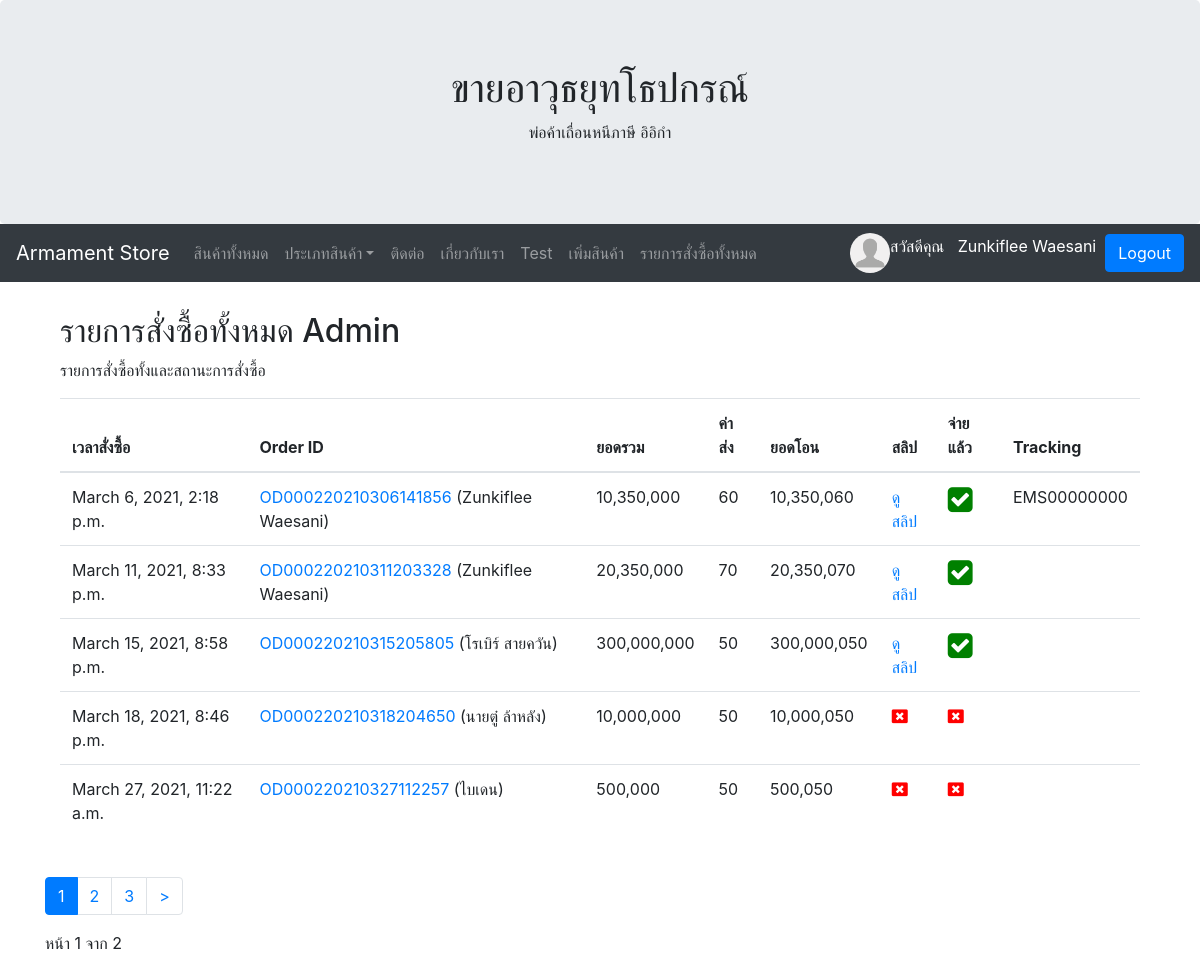
Screenshot of /allorderlist/ (signed in) with the database file from the repository.
### myapp/models.py (models this page shows, shortened)
class Profile(models.Model):
	user = models.OneToOneField(User, on_delete=models.CASCADE)
	photo = models.ImageField(upload_to="protoprofile",null=True, blank=True, default='default.png')
	usertype = models.CharField(max_length=100, default='member')
	cartquan = models.IntegerField(default=0)

class OrderPending(models.Model):
	orderid = models.CharField(max_length=100)
	user = models.ForeignKey(User, on_delete=models.CASCADE)
	name = models.CharField(max_length=100)
	tel = models.CharField(max_length=100)
	address = models.TextField()
	shipping = models.CharField(max_length=100)
	payment = models.CharField(max_length=100)
	other = models.TextField(blank=True, null=True)
	stamp = models.DateTimeField(auto_now_add=True, blank=True, null=True)
	paid = models.BooleanField(default=False)
	slip = models.ImageField(upload_to="slip", null=True, blank=True)
	paymentid = models.CharField(max_length=100, null=True, blank=True)
	sliptime = models.CharField(max_length=100, null=True, blank=True)
	trackingnumber = models.CharField(max_length=100, null=True, blank=True)

### myapp/views.py (the view)
# urls.py: path('allorderlist/', AllOrderListPage, name='allorderlist-page'),
def AllOrderListPage(request):
	context = {}
	order = OrderPending.objects.all()
	for od in order:
		orderid = od.orderid
		odlist = OrderList.objects.filter(orderid=orderid)
		total = sum([ c.total for c in odlist])
		od.total = total
		count = sum([ c.quantity for c in odlist])
		if od.shipping == 'ems':
			shipcost = sum([50 if i == 0 else 10 for i in range(count)])
		else :
			shipcost = sum([30 if i == 0 else 10 for i in range(count)])
		if od.payment == 'cod':
			shipcost += 20
		od.shipcost = shipcost
	paginator = Paginator(order, 5)
	page = request.GET.get('page')
	order = paginator.get_page(page)
	context['allorder'] = order
	return render(request, 'myapp/allorderlist.html', context)

### myapp/template/myapp/allorderlist.html (shortened to what this page needs)
{% extends 'myapp/base.html' %}
{% load humanize %}
{% block content %}
	<div class="container">
	  	<h2>รายการสั่งซื้อทั้งหมด Admin</h2>
	  	<p>รายการสั่งซื้อทั้งและสถานะการสั่งซื้อ</p>
	  	<table class="table">
	    	<thead>
	      	<tr>
		        <th>เวลาสั่งซื้อ</th>
		        <th>Order ID</th>
		        <th>ยอดรวม</th>
		        <th>ค่าส่ง</th>
		        <th>ยอดโอน</th>
		      	<th>สลิป</th>
		      	<th>จ่ายแล้ว</th>
		      	<th>Tracking</th>
	      	</tr>
	    	</thead>
	    <tbody>
	    {% for od in allorder %}
	    	<tr>
		        <td>{{ od.stamp }}</td>
		        <td><a href="{% url 'updatetacking' od.orderid %}">{{ od.orderid }}</a> ({{od.name}})</td>
		     	<td>{{ od.total|intcomma }}</td>
		     	<td>{{ od.shipcost|intcomma }}</td>
		     	<td>{{ od.total|add:od.shipcost|intcomma }}</td>
		        <td>
		        	{% if od.slip %}
		        		<a href="{{od.slip.url}}">ดูสลิป</a>
		        	{% else %}
		        		<i class="fa fa-window-close" style="font-size:16px;color:red;"></i>
		        	{% endif %}
		        </td>
		        <td>
		        	{% if od.paid and od.slip %}
		        		<a href="{% url 'updatestatus' od.orderid 'cancel' %}"><i class="fa fa-check-square" style="font-size:29px;color:green;"></i></a>
		        	{% elif od.paid == False and not od.slip %}
		        	<i class="fa fa-window-close" style="font-size:16px;color:red;"></i>
		        	{% else %}
		        		<a class="btn btn-light" href="{% url 'updatestatus' od.orderid 'confirm' %}"><i class="fa fa-plus-square" style="font-size:16px;color:blue;">ยืนยัน</i></a>
		        	{% endif %}
		        </td>
		        <td>
		        	{% if od.trackingnumber != None %}
		        		{{od.trackingnumber}}
		        	{% endif %}
		        </td>
	      	</tr>
	     {% endfor %}
	    </tbody>
	  </table>
	</div>
	<br>
	<ul class="pagination">
  {% if allorder.has_next and allorder.has_previous != True %}
    <li class="page-item active"><a class="page-link" href="?page={{allorder.number}}">{{allorder.number}}</a></li>
    <li class="page-item"><a class="page-link" href="?page={{allorder.number|add:1}}">{{allorder.number|add:1}}</a></li>
    <li class="page-item"><a class="page-link" href="?page={{allorder.number|add:2}}">{{allorder.number|add:2}}</a></li>
    <li class="page-item"><a class="page-link" href="?page={{allorder.next_page_number}}"> > </a></li>
   {% endif %}
</ul><p> หน้า {{allorder.number}} จาก {{allorder.paginator.num_pages}}</p>
{% endblock content %}

### myapp/template/myapp/base.html (shortened to what this page needs)
<!DOCTYPE html>
<html lang="en">
<head>
  <link rel="stylesheet" href="https://maxcdn.bootstrapcdn.com/bootstrap/4.5.2/css/bootstrap.min.css">
  <link rel="stylesheet" href="https://cdnjs.cloudflare.com/ajax/libs/font-awesome/4.7.0/css/font-awesome.min.css">
</head>
<body>
<div class="jumbotron text-center" style="margin-bottom: 0">
  <h1>ขายอาวุธยุทโธปกรณ์</h1>
  <p>พ่อค้าเถื่อนหนีภาษี อิอิกำ</p>
</div>
 <nav class="navbar navbar-expand-sm bg-dark navbar-dark">
        <a class="navbar-brand" href="{% url 'home-page' %}">Armament Store</a>
        <div class="collapse navbar-collapse" id="collapsibleNavbar">
                      <ul class="navbar-nav mr-auto">
                         <li class="nav-item">
                          <a class="nav-link" href="{% url 'allproduct-page' %}">สินค้าทั้งหมด</a>
                        </li>
                        <li class="nav-item dropdown">
                          <a class="nav-link dropdown-toggle" href="http://example.com" id="dropdown01" data-toggle="dropdown" aria-haspopup="true" aria-expanded="false">ประเภทสินค้า</a>
                        </li>
                        <li class="nav-item">
                          <a class="nav-link" href="{% url 'contact-page' %}">ติดต่อ</a>
                        </li>
                        <li class="nav-item">
                          <a class="nav-link" href="{% url 'about-page' %}">เกี่ยวกับเรา</a>
                        </li>
                        <li class="nav-item">
                          <a class="nav-link" href="{% url 'test-page' %}">Test</a>
                        </li>
                        {% if user.is_authenticated and user.profile.usertype == 'admin' %}
                          <li class="nav-item">
                            <a class="nav-link" href="{% url 'addproduct-page' %}">เพิ่มสินค้า</a>
                            </li>
                          <li class="nav-item">
                            <a class="nav-link" href="{% url 'allorderlist-page' %}">รายการสั่งซื้อทั้งหมด</a>
                          </li>
                          {% endif %}
                      </ul>
                      {% if user.is_authenticated %}
                      <img src="{{user.profile.photo.url}}" width="40" height="40" class="rounded-circle">
                        <p style="color:white; margin-top: 2px">สวัสดีคุณ&nbsp&nbsp {{ user.first_name }} {{user.last_name}}&nbsp&nbsp </p>
                        <a class="btn btn-primary" href="{% url 'logout' %}">Logout</a>
                      {% else %}
                        <a class="btn btn-primary" href="{% url 'register-page' %}">Register</a>&nbsp&nbsp&nbsp
                        <a class="btn btn-primary" href="{% url 'login' %}">Login</a>
                      {% endif %}
        </div>
      </nav>
<div class="container" style="margin-top: 30px">
  {% block content %}
  {% endblock content %}
</div>
</body>
</html>

### rows the page displays
OrderPending: stamp "March 6, 2021, 2:18 p.m.", orderid "OD000220210306141856", name "Zunkiflee Waesani", total "10,350,000", shipcost "60", total|add "10,350,060", paid True (drawn), trackingnumber "EMS00000000"
OrderPending: stamp "March 11, 2021, 8:33 p.m.", orderid "OD000220210311203328", name "Zunkiflee Waesani", total "20,350,000", shipcost "70", total|add "20,350,070", paid True (drawn)
OrderPending: stamp "March 15, 2021, 8:58 p.m.", orderid "OD000220210315205805", name "โรเบิร์ สายควัน", total "300,000,000", shipcost "50", total|add "300,000,050", paid True (drawn)
OrderPending: stamp "March 18, 2021, 8:46 p.m.", orderid "OD000220210318204650", name "นายตู๋ ล้าหลัง", total "10,000,000", shipcost "50", total|add "10,000,050", paid False (drawn)
OrderPending: stamp "March 27, 2021, 11:22 a.m.", orderid "OD000220210327112257", name "ไบเดน", total "500,000", shipcost "50", total|add "500,050", paid False (drawn)

### other values shown
{{ user.first_name }} "Zunkiflee"
{{ user.last_name }} "Waesani"
{{ allorder.number }} "1"
{{ allorder.number|add:1 }} "2"
{{ allorder.number|add:2 }} "3"
{{ allorder.paginator.num_pages }} "2"
